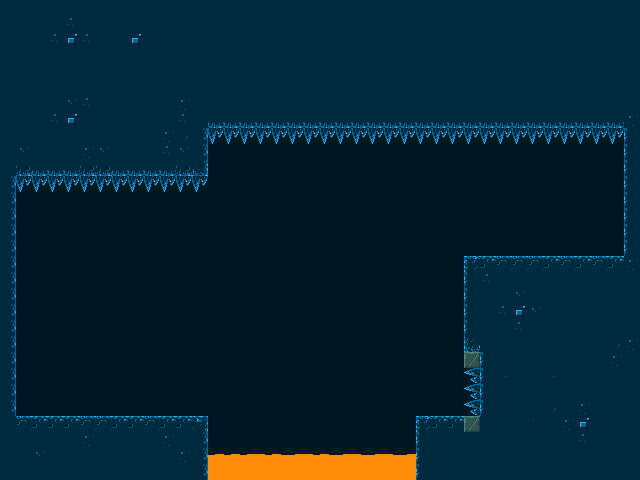

The image is a tile-based game level rendered from a .tmx file. Its description and source (layers, tilesets, objects; grid data summarised) follow:
An orthogonal 40x30 tile map with 16x16 px tiles, 6 tile layers (backgroundLayer, stageLayer, trapsLayer, fragileLayer, ...), 4 tilesets and 2 objects (playerStart, portal).

<map version="1.0" orientation="orthogonal" renderorder="right-down" width="40" height="30" tilewidth="16" tileheight="16" nextobjectid="14">
 <tileset firstgid="1" name="stageTiles" tilewidth="16" tileheight="16" tilecount="60" columns="10">
  <image source="../assets/img/tiles.png" width="160" height="96" />
 </tileset>
 <tileset firstgid="61" name="playerTiles" tilewidth="16" tileheight="16" tilecount="16" columns="4">
  <image source="../assets/img/player.png" width="64" height="64" />
 </tileset>
 <tileset firstgid="77" name="itemsTiles" tilewidth="16" tileheight="16" tilecount="16" columns="4">
  <image source="../assets/img/items.png" width="64" height="64" />
 </tileset>
 <tileset firstgid="93" name="secret" tilewidth="16" tileheight="16" tilecount="6" columns="6">
  <image source="../assets/img/secret.png" width="96" height="16" />
 </tileset>
 <layer name="backgroundLayer" width="40" height="30">
  <data>[1200 cells, 1200 non-empty, 9 distinct tile ids]</data>
 </layer>
 <objectgroup name="objectsLayer">
  <object id="1" name="Player" type="playerStart" gid="66" x="53" y="415" width="16" height="16" />
  <object id="8" name="Portal" type="portal" gid="79" x="605" y="251" width="16" height="16">
   <properties>
    <property name="animated" type="bool" value="true" />
    <property name="sprite" value="portal" />
    <property name="targetTilemap" value="2" />
   </properties>
  </object>
 </objectgroup>
 <layer name="stageLayer" width="40" height="30">
  <data>[1200 cells, 105 non-empty, 11 distinct tile ids]</data>
 </layer>
 <layer name="trapsLayer" width="40" height="30">
  <data>[1200 cells, 67 non-empty, 5 distinct tile ids]</data>
 </layer>
 <layer name="fragileLayer" width="40" height="30">
  <data>[1200 cells, 0 non-empty, 0 distinct tile ids]</data>
 </layer>
 <layer name="drillLayer" width="40" height="30">
  <data>[1200 cells, 0 non-empty, 0 distinct tile ids]</data>
 </layer>
 <layer name="springLayer" width="40" height="30">
  <data>[1200 cells, 0 non-empty, 0 distinct tile ids]</data>
 </layer>
</map>
